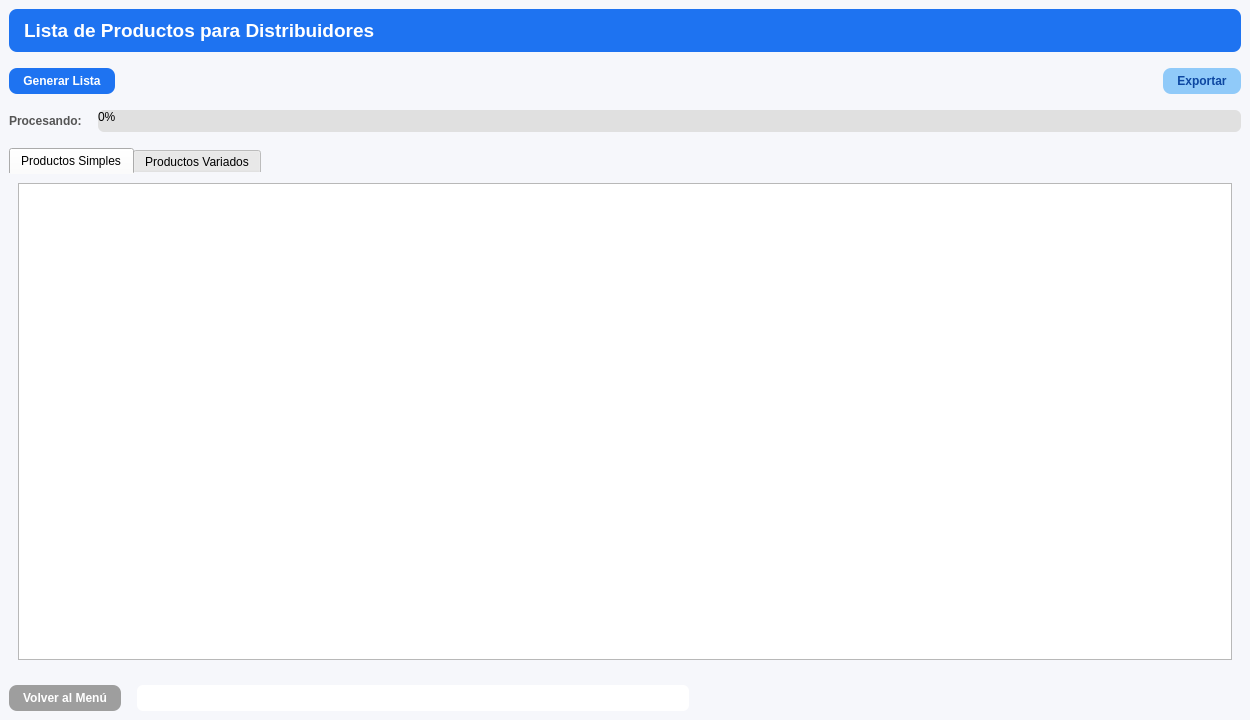
<?xml version="1.0" encoding="UTF-8"?>
<ui version="4.0">
 <class>ListaDistribuidores</class>
 <widget class="QMainWindow" name="ListaDistribuidores">
  <property name="geometry">
   <rect>
    <x>0</x>
    <y>0</y>
    <width>1250</width>
    <height>720</height>
   </rect>
  </property>
  <property name="windowTitle">
   <string>Lista de Productos para Distribuidores</string>
  </property>
  <property name="windowIcon">
   <iconset resource="../../../iconos.qrc">
    <normaloff>:/assets/icons/distribuidores.png</normaloff>:/assets/icons/distribuidores.png</iconset>
  </property>
  <property name="styleSheet">
   <string>
QMainWindow {
    background-color: #f6f7fb;
    font-family: Segoe UI;
}

/* ---------- TÍTULO ---------- */
QLabel#labelTitulo {
    background-color: #1e73f1;
    color: white;
    font-size: 14pt;
    font-weight: bold;
    padding: 10px;
    border-radius: 8px;
}

/* ---------- BOTONES (BASE) ---------- */
QPushButton {
    border-radius: 8px;
    padding: 6px 14px;
    font-weight: bold;
    color: white;
}

/* BOTÓN PRIMARIO */
QPushButton#btnGenerar {
    background-color: #1e73f1;
}
QPushButton#btnGenerar:hover {
    background-color: #1558c0;
}
QPushButton#btnGenerar:pressed {
    background-color: #0d47a1;
}

/* BOTÓN EXPORTAR */
QPushButton#btnExportar {
    background-color: #90caf9;
    color: #0d47a1;
}
QPushButton#btnExportar:hover {
    background-color: #64b5f6;
}
QPushButton#btnExportar:pressed {
    background-color: #42a5f5;
}

/* BOTÓN VOLVER */
QPushButton#btnVolver {
    background-color: #9e9e9e;
}
QPushButton#btnVolver:hover {
    background-color: #757575;
}
QPushButton#btnVolver:pressed {
    background-color: #616161;
}

/* ---------- PROGRESO ---------- */
QLabel#lblProcesando {
    color: #555555;
    font-weight: bold;
}

QProgressBar {
    border-radius: 6px;
    background: #e0e0e0;
}
QProgressBar::chunk {
    background-color: #1e73f1;
}

/* ---------- MENSAJE ESTADO ---------- */
QLabel#labelEstado {
    background-color: #ffffff;
    border-radius: 6px;
    padding: 6px 10px;
    color: #333333;
}

/* ---------- TABS ---------- */
QTabWidget::pane {
    border: none;
}
   </string>
  </property>
  <widget class="QWidget" name="centralwidget">
   <layout class="QVBoxLayout" name="layoutMain">
    <property name="spacing">
     <number>16</number>
    </property>
    <item>
     <widget class="QLabel" name="labelTitulo">
      <property name="text">
       <string>Lista de Productos para Distribuidores</string>
      </property>
     </widget>
    </item>
    <item>
     <layout class="QHBoxLayout">
      <item>
       <widget class="QPushButton" name="btnGenerar">
        <property name="text">
         <string>Generar Lista</string>
        </property>
       </widget>
      </item>
      <item>
       <spacer>
        <property name="orientation">
         <enum>Qt::Horizontal</enum>
        </property>
        <property name="sizeHint" stdset="0">
         <size>
          <width>0</width>
          <height>0</height>
         </size>
        </property>
       </spacer>
      </item>
      <item>
       <widget class="QPushButton" name="btnExportar">
        <property name="text">
         <string>Exportar</string>
        </property>
       </widget>
      </item>
     </layout>
    </item>
    <item>
     <layout class="QHBoxLayout" name="layoutProgreso">
      <item>
       <widget class="QLabel" name="lblProcesando">
        <property name="text">
         <string>Procesando:</string>
        </property>
        <property name="alignment">
         <set>Qt::AlignLeading|Qt::AlignLeft|Qt::AlignVCenter</set>
        </property>
       </widget>
      </item>
      <item>
       <widget class="QProgressBar" name="progressBar">
        <property name="value">
         <number>0</number>
        </property>
        <property name="textVisible">
         <bool>true</bool>
        </property>
       </widget>
      </item>
     </layout>
    </item>
    <item>
     <widget class="QTabWidget" name="tabWidget">
      <property name="currentIndex">
       <number>0</number>
      </property>
      <widget class="QWidget" name="tabSimples">
       <attribute name="title">
        <string>Productos Simples</string>
       </attribute>
       <layout class="QVBoxLayout">
        <item>
         <widget class="QTableView" name="tableSimples"/>
        </item>
       </layout>
      </widget>
      <widget class="QWidget" name="tabVariados">
       <attribute name="title">
        <string>Productos Variados</string>
       </attribute>
       <layout class="QVBoxLayout">
        <item>
         <widget class="QTableView" name="tableVariados"/>
        </item>
       </layout>
      </widget>
     </widget>
    </item>
    <item>
     <layout class="QHBoxLayout">
      <item>
       <widget class="QPushButton" name="btnVolver">
        <property name="text">
         <string>Volver al Menú</string>
        </property>
       </widget>
      </item>
      <item>
       <widget class="QLabel" name="labelEstado">
        <property name="sizePolicy">
         <sizepolicy hsizetype="Expanding" vsizetype="Preferred">
          <horstretch>0</horstretch>
          <verstretch>0</verstretch>
         </sizepolicy>
        </property>
        <property name="text">
         <string/>
        </property>
        <property name="alignment">
         <set>Qt::AlignLeading|Qt::AlignLeft|Qt::AlignVCenter</set>
        </property>
        <property name="wordWrap">
         <bool>true</bool>
        </property>
       </widget>
      </item>
      <item>
       <spacer>
        <property name="orientation">
         <enum>Qt::Horizontal</enum>
        </property>
        <property name="sizeHint" stdset="0">
         <size>
          <width>0</width>
          <height>0</height>
         </size>
        </property>
       </spacer>
      </item>
     </layout>
    </item>
   </layout>
  </widget>
 </widget>
 <resources>
  <include location="../../../iconos.qrc"/>
 </resources>
 <connections/>
</ui>
